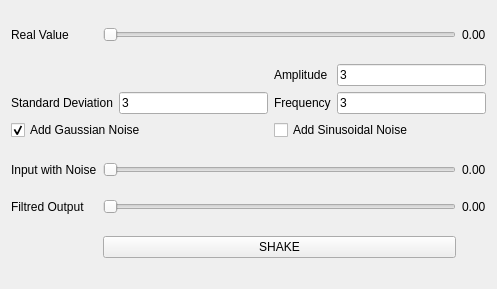
<?xml version="1.0" encoding="UTF-8"?>
<ui version="4.0">
 <class>MainWindow</class>
 <widget class="QMainWindow" name="MainWindow">
  <property name="geometry">
   <rect>
    <x>0</x>
    <y>0</y>
    <width>497</width>
    <height>289</height>
   </rect>
  </property>
  <property name="windowTitle">
   <string>Filter Simulation</string>
  </property>
  <widget class="QWidget" name="centralWidget">
   <layout class="QGridLayout" name="gridLayout_2">
    <item row="0" column="0">
     <widget class="QLabel" name="label">
      <property name="text">
       <string>Real Value</string>
      </property>
     </widget>
    </item>
    <item row="0" column="1">
     <widget class="QSlider" name="physicalValue">
      <property name="maximum">
       <number>100</number>
      </property>
      <property name="orientation">
       <enum>Qt::Horizontal</enum>
      </property>
     </widget>
    </item>
    <item row="0" column="2">
     <widget class="QLabel" name="labelReal">
      <property name="text">
       <string>0.00</string>
      </property>
     </widget>
    </item>
    <item row="1" column="0" colspan="3">
     <layout class="QGridLayout" name="gridLayout">
      <item row="0" column="2">
       <widget class="QLabel" name="label3">
        <property name="text">
         <string>Amplitude</string>
        </property>
       </widget>
      </item>
      <item row="0" column="3">
       <widget class="QLineEdit" name="lnAmplitude">
        <property name="text">
         <string>3</string>
        </property>
       </widget>
      </item>
      <item row="1" column="0">
       <widget class="QLabel" name="label_4">
        <property name="text">
         <string>Standard Deviation</string>
        </property>
       </widget>
      </item>
      <item row="1" column="1">
       <widget class="QLineEdit" name="lnStdDev">
        <property name="text">
         <string>3</string>
        </property>
       </widget>
      </item>
      <item row="1" column="2">
       <widget class="QLabel" name="label_6">
        <property name="text">
         <string>Frequency</string>
        </property>
       </widget>
      </item>
      <item row="1" column="3">
       <widget class="QLineEdit" name="lnFrequency">
        <property name="text">
         <string>3</string>
        </property>
       </widget>
      </item>
      <item row="2" column="0" colspan="2">
       <widget class="QCheckBox" name="chGaussianNoise">
        <property name="text">
         <string>Add Gaussian Noise</string>
        </property>
        <property name="checked">
         <bool>true</bool>
        </property>
       </widget>
      </item>
      <item row="2" column="2" colspan="2">
       <widget class="QCheckBox" name="chSinusoidal">
        <property name="text">
         <string>Add Sinusoidal Noise</string>
        </property>
       </widget>
      </item>
     </layout>
    </item>
    <item row="2" column="0">
     <widget class="QLabel" name="label_2">
      <property name="text">
       <string>Input with Noise</string>
      </property>
     </widget>
    </item>
    <item row="2" column="1">
     <widget class="QSlider" name="inputWithNoise">
      <property name="maximum">
       <number>100</number>
      </property>
      <property name="orientation">
       <enum>Qt::Horizontal</enum>
      </property>
     </widget>
    </item>
    <item row="2" column="2">
     <widget class="QLabel" name="labelInput">
      <property name="text">
       <string>0.00</string>
      </property>
     </widget>
    </item>
    <item row="3" column="0">
     <widget class="QLabel" name="label_3">
      <property name="text">
       <string>Filtred Output</string>
      </property>
     </widget>
    </item>
    <item row="3" column="1">
     <widget class="QSlider" name="filtredOutput">
      <property name="maximum">
       <number>100</number>
      </property>
      <property name="orientation">
       <enum>Qt::Horizontal</enum>
      </property>
     </widget>
    </item>
    <item row="3" column="2">
     <widget class="QLabel" name="labelOutput">
      <property name="text">
       <string>0.00</string>
      </property>
     </widget>
    </item>
    <item row="4" column="1">
     <widget class="QPushButton" name="pushButton">
      <property name="text">
       <string>SHAKE</string>
      </property>
     </widget>
    </item>
   </layout>
  </widget>
  <widget class="QMenuBar" name="menuBar">
   <property name="geometry">
    <rect>
     <x>0</x>
     <y>0</y>
     <width>497</width>
     <height>19</height>
    </rect>
   </property>
  </widget>
 </widget>
 <layoutdefault spacing="6" margin="11"/>
 <resources/>
 <connections/>
</ui>
